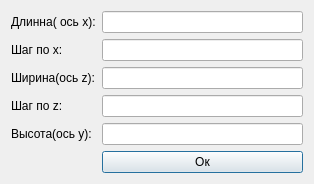
<?xml version="1.0" encoding="UTF-8"?>
<ui version="4.0">
 <class>RoomParametersInputForm</class>
 <widget class="QDialog" name="RoomParametersInputForm">
  <property name="geometry">
   <rect>
    <x>0</x>
    <y>0</y>
    <width>314</width>
    <height>180</height>
   </rect>
  </property>
  <property name="windowTitle">
   <string>Введите параметры комнаты</string>
  </property>
  <layout class="QVBoxLayout" name="verticalLayout">
   <item>
    <layout class="QFormLayout" name="formLayout">
     <item row="0" column="0">
      <widget class="QLabel" name="lengthLabel">
       <property name="text">
        <string>Длинна( ось х):</string>
       </property>
      </widget>
     </item>
     <item row="2" column="0">
      <widget class="QLabel" name="widthLabel">
       <property name="text">
        <string>Ширина(ось z):</string>
       </property>
      </widget>
     </item>
     <item row="4" column="0">
      <widget class="QLabel" name="heightLabel">
       <property name="text">
        <string>Высота(ось y):</string>
       </property>
      </widget>
     </item>
     <item row="0" column="1">
      <widget class="QLineEdit" name="lengthInput"/>
     </item>
     <item row="2" column="1">
      <widget class="QLineEdit" name="widthInput"/>
     </item>
     <item row="4" column="1">
      <widget class="QLineEdit" name="heightInput"/>
     </item>
     <item row="5" column="1">
      <widget class="QPushButton" name="OKBtn">
       <property name="text">
        <string>Ок</string>
       </property>
      </widget>
     </item>
     <item row="1" column="1">
      <widget class="QLineEdit" name="xStepInput"/>
     </item>
     <item row="3" column="1">
      <widget class="QLineEdit" name="zStepInput"/>
     </item>
     <item row="1" column="0">
      <widget class="QLabel" name="xStepLabel">
       <property name="text">
        <string>Шаг по х:</string>
       </property>
      </widget>
     </item>
     <item row="3" column="0">
      <widget class="QLabel" name="zStepLabel">
       <property name="text">
        <string>Шаг по z:</string>
       </property>
      </widget>
     </item>
    </layout>
   </item>
  </layout>
 </widget>
 <resources/>
 <connections/>
</ui>
